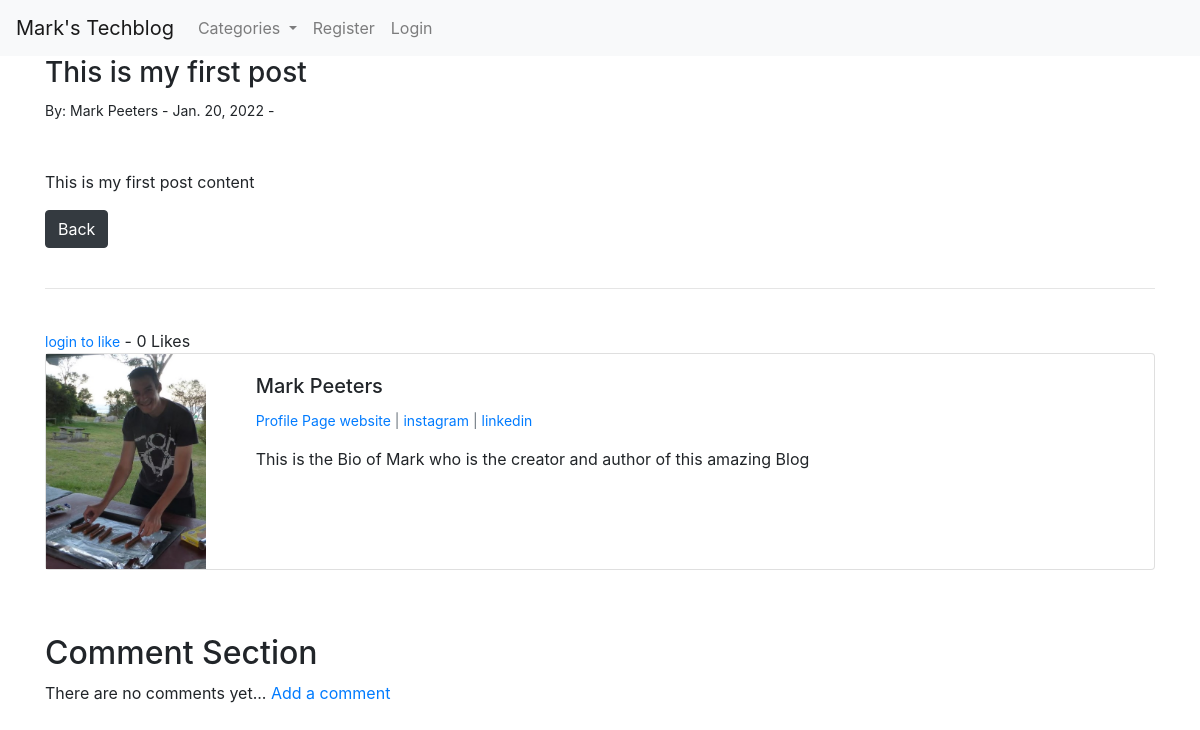
The app's page /article/1 with its own data.
### blog/models.py (models this page shows, shortened)
class Post(models.Model):
    title = models.CharField(max_length=50)
    head_img = models.ImageField(null=True, blank=True, upload_to="images/")
    title_tag = models.CharField(max_length=150)
    author = models.ForeignKey(User, on_delete=models.CASCADE)
    content = RichTextField(blank=True, null=True)
    publication_date = models.DateField(auto_now_add=True)
    category = models.CharField(max_length=150, default='uncategorised')
    snip = models.CharField(max_length=150)
    likes = models.ManyToManyField(User, related_name='blog_post')
    def total_likes(self):
        return self.likes.count()

class UserProfile(models.Model):
    user = models.OneToOneField(User, null=True, on_delete=models.CASCADE)
    bio = models.TextField()
    avatar = models.ImageField(null=True, blank=True, upload_to="images/avatar/")
    website_url = models.CharField(max_length=200, null=True, blank=True)
    instagram_url = models.CharField(max_length=200, null=True, blank=True)
    twitter_url = models.CharField(max_length=200, null=True, blank=True)
    linkedin_url = models.CharField(max_length=200, null=True, blank=True)

### blog/views.py (the view)
# urls.py: path('article/<int:pk>', ArticleDetailView.as_view(), name='article-detail'),
class ArticleDetailView(DetailView):
    model = Post
    template_name = 'article_detail.html'
    def get_context_data(self, *args, **kwargs):
        cat_menu = Category.objects.all()
        context = super(ArticleDetailView, self).get_context_data(*args, **kwargs)
        tlcount = get_object_or_404(Post, id=self.kwargs['pk'])
        total_likes = tlcount.total_likes()
        liked = False
        if tlcount.likes.filter(id=self.request.user.id).exists():
            liked = True
        context["cat_menu"] = cat_menu
        context["total_likes"] = total_likes
        context["liked"] = liked
        return context

### blog/models.py (called while the page is built)
    def __str__(self):
        return self.name

### blog/templates/article_detail.html (shortened to what this page needs)
{% extends 'base.html' %}
{% load static %}
{% block content %}
<h3>{{ post.title }}</h3>
<small> By: {{ post.author.first_name }} {{ post.author.last_name }} -
    {{ post.publication_date }} -
</small><br/>
<br/><br/>
{{ post.content|safe }}
<a href="{% url 'home' %}" class="btn btn-dark">Back</a>
<br/><br/>
<hr>
<br/>
<form action="{% url 'like_post' post.pk %}" method="POST">
    {% if user.is_authenticated %}
        {% if liked %}
    <button type="submit", name="post_id", value="{{ post.id }}", class="btn btn-danger btn-sm">Unlike</button>
        {% else %}
    <button type="submit", name="post_id", value="{{ post.id }}", class="btn btn-primary btn-sm">Like</button>
        {% endif %}
    {% else %}
    <small><a href="{% url 'login' %}">login to like</a></small>
    {% endif %}
    - {{ total_likes }} Likes
</form>
<div class="card mb-3">
    <div class="row g-0">
      <div class="col-md-2">
        {% if post.author.userprofile.avatar %}
        <img src="{{ post.author.userprofile.avatar.url }}" class="img-fluid rounded-start" alt="Profile Picture">
        {%else %}
        <img src="{% static 'marktechblog/images/default_profile_pic.png' %}" class="img-fluid rounded-start" alt="...">
        {% endif %}
      </div>
      <div class="col-md-10">
        <div class="card-body">
          <h5 class="card-title">
              {{ post.author.first_name }}
              {{ post.author.last_name }}</h5>
          <p class="small text-muted">
            <a href="{% url 'show_profile_page' post.author.userprofile.id %}">Profile Page</a>
            {% if post.author.userprofile.website_url %}
            <a href="{{ post.author.userprofile.website_url }}">website</a> |
            {% endif %}
            {% if post.author.userprofile.instagram_url %}
            <a href="{{ post.author.userprofile.instagram_url }}">instagram</a> |
            {% endif %}
            {% if post.author.userprofile.linkedin_url %}
            <a href="{{ post.author.userprofile.linkedin_url }}">linkedin</a>
            {% endif %}
          </p>
          <p class="card-text">{{ post.author.userprofile.bio }}</p>
        </div>
      </div>
    </div>
  </div>
  <br/><br/>
  <h2>Comment Section</h2>
  {% if not post.comments.all %}
    There are no comments yet...
    <a href="{% url 'add_comment' post.pk %}">Add a comment</a>
  {% endif %}
  <br/><br/>
{% endblock %}

### records on screen
Post: title "This is my first post", author.first_name "Mark", author.last_name "Peeters", publication_date "Jan. 20, 2022", content "This is my first post content", author.userprofile.avatar (picture), author.userprofile.bio "This is the Bio of Mark who is the creator and author of this amazing Blog"

### other values on screen
{{ total_likes }} "0"
